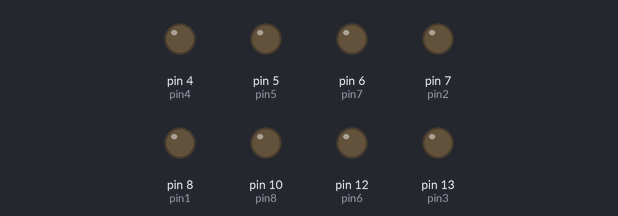
The sketch below on a simulated Arduino Uno, built with avr-gcc and run on an emulated ATmega328P. Shown: output pins drawn as LEDs (lit = HIGH).

Above: at 0.1 s.
At 6.1 s:
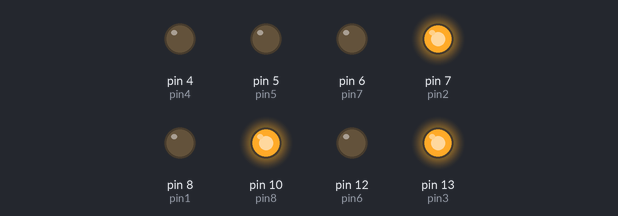
At 9.1 s:
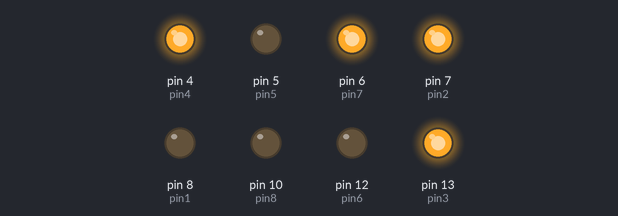
At 18.1 s:
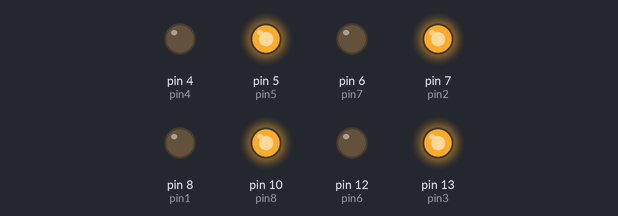
At 29.1 s:
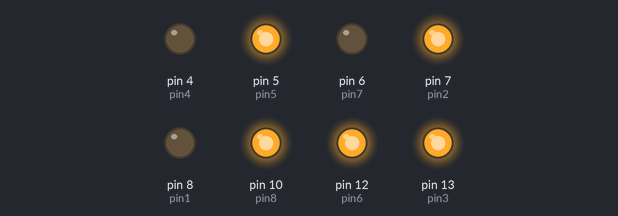
At 38.1 s:
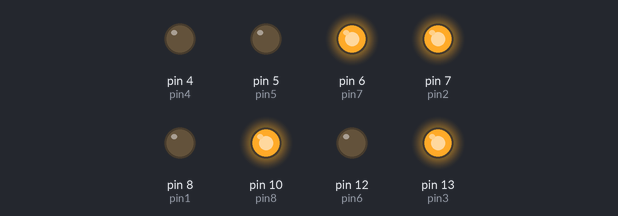
Timing chart, 0 to 39.6 s (numbered marks = the images above):
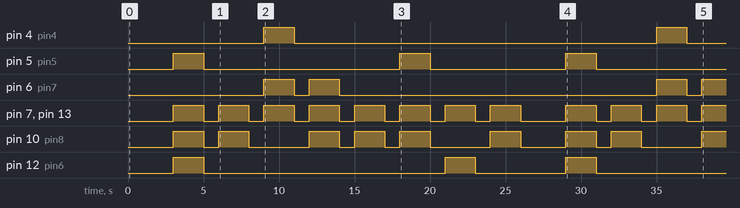

Measured:
- by itself, pin 4 (pin4): alternates HIGH for 2.0 s and LOW for 24.0 s
- by itself, pin 5 (pin5): goes HIGH 2.0 s, LOW 13.0 s, HIGH 2.0 s, LOW 9.0 s, HIGH 2.0 s, then LOW
- by itself, pin 6 (pin7): goes HIGH 2.0 s, LOW 1.0 s, HIGH 2.0 s, LOW 21.0 s, HIGH 2.0 s, LOW 1.0 s, then HIGH
- by itself, pin 7 (pin2), pin 13 (pin3): goes 7 × (HIGH 2.0 s, LOW 1.0 s), HIGH 2.0 s, LOW 3.0 s, 3 × (HIGH 2.0 s, LOW 1.0 s), then HIGH
- by itself, pin 10 (pin8): LOW → HIGH at 3.0 s, → LOW 2.0 s later, → HIGH 1.0 s later, → LOW 2.0 s later, … (17 changes in this stretch)
- by itself, pin 12 (pin6): goes HIGH 2.0 s, LOW 16.0 s, HIGH 2.0 s, LOW 6.0 s, HIGH 2.0 s, then LOW

The sketch:

Name_to_Binary.ino
```cpp
// EmanDev - (Marcaida)
// BSEE - 3A
// Microprocessor
// NAME to BINARY

int pin1 = 8;
int pin2 = 7;
int pin3 = 13;
int pin4 = 4;
int pin5 = 5;
int pin6 = 12;
int pin7 = 6;
int pin8 = 10;
int space1 = 2000;
int space0 = 1000;

void setup() {
  // put your setup code here, to run once:
  pinMode(pin1,OUTPUT);
  pinMode(pin2,OUTPUT);
  pinMode(pin3,OUTPUT);
  pinMode(pin4,OUTPUT);
  pinMode(pin5,OUTPUT);
  pinMode(pin6,OUTPUT);
  pinMode(pin7,OUTPUT);
  pinMode(pin8,OUTPUT);
}

void loop() {
  // put your main code here, to run repeatedly:
  //start
  delay(3000);

  //M 01101101
  digitalWrite(pin1,LOW);
  digitalWrite(pin2,HIGH);
  digitalWrite(pin3,HIGH);
  digitalWrite(pin4,LOW);
  digitalWrite(pin5,HIGH);
  digitalWrite(pin6,HIGH);
  digitalWrite(pin7,LOW);
  digitalWrite(pin8,HIGH);
  delay(space1);

  //off (1s short pause between chracters
  digitalWrite(pin1,LOW);
  digitalWrite(pin2,LOW);
  digitalWrite(pin3,LOW);
  digitalWrite(pin4,LOW);
  digitalWrite(pin5,LOW);
  digitalWrite(pin6,LOW);
  digitalWrite(pin7,LOW);
  digitalWrite(pin8,LOW);
  delay(space0);

  //A 01100001
  digitalWrite(pin1,LOW);
  digitalWrite(pin2,HIGH);
  digitalWrite(pin3,HIGH);
  digitalWrite(pin4,LOW);
  digitalWrite(pin5,LOW);
  digitalWrite(pin6,LOW);
  digitalWrite(pin7,LOW);
  digitalWrite(pin8,HIGH);
  delay(space1);

  //off (1s short pause between chracters
  digitalWrite(pin1,LOW);
  digitalWrite(pin2,LOW);
  digitalWrite(pin3,LOW);
  digitalWrite(pin4,LOW);
  digitalWrite(pin5,LOW);
  digitalWrite(pin6,LOW);
  digitalWrite(pin7,LOW);
  digitalWrite(pin8,LOW);
  delay(space0);

  //R 01110010
  digitalWrite(pin1,LOW);
  digitalWrite(pin2,HIGH);
  digitalWrite(pin3,HIGH);
  digitalWrite(pin4,HIGH);
  digitalWrite(pin5,LOW);
  digitalWrite(pin6,LOW);
  digitalWrite(pin7,HIGH);
  digitalWrite(pin8,LOW);
  delay(space1);

  //off (1s short pause between chracters
  digitalWrite(pin1,LOW);
  digitalWrite(pin2,LOW);
  digitalWrite(pin3,LOW);
  digitalWrite(pin4,LOW);
  digitalWrite(pin5,LOW);
  digitalWrite(pin6,LOW);
  digitalWrite(pin7,LOW);
  digitalWrite(pin8,LOW);
  delay(space0);

  //C 01100011
  digitalWrite(pin1,LOW);
  digitalWrite(pin2,HIGH);
  digitalWrite(pin3,HIGH);
  digitalWrite(pin4,LOW);
  digitalWrite(pin5,LOW);
  digitalWrite(pin6,LOW);
  digitalWrite(pin7,HIGH);
  digitalWrite(pin8,HIGH);
  delay(space1);

  //off (1s short pause between chracters
  digitalWrite(pin1,LOW);
  digitalWrite(pin2,LOW);
  digitalWrite(pin3,LOW);
  digitalWrite(pin4,LOW);
  digitalWrite(pin5,LOW);
  digitalWrite(pin6,LOW);
  digitalWrite(pin7,LOW);
  digitalWrite(pin8,LOW);
  delay(space0);

  //A 01100001
  digitalWrite(pin1,LOW);
  digitalWrite(pin2,HIGH);
  digitalWrite(pin3,HIGH);
  digitalWrite(pin4,LOW);
  digitalWrite(pin5,LOW);
  digitalWrite(pin6,LOW);
  digitalWrite(pin7,LOW);
  digitalWrite(pin8,HIGH);
  delay(space1);

  //off (1s short pause between chracters
  digitalWrite(pin1,LOW);
  digitalWrite(pin2,LOW);
  digitalWrite(pin3,LOW);
  digitalWrite(pin4,LOW);
  digitalWrite(pin5,LOW);
  digitalWrite(pin6,LOW);
  digitalWrite(pin7,LOW);
  digitalWrite(pin8,LOW);
  delay(space0);

  //I 01101001
  digitalWrite(pin1,LOW);
  digitalWrite(pin2,HIGH);
  digitalWrite(pin3,HIGH);
  digitalWrite(pin4,LOW);
  digitalWrite(pin5,HIGH);
  digitalWrite(pin6,LOW);
  digitalWrite(pin7,LOW);
  digitalWrite(pin8,HIGH);
  delay(space1);

  //off (1s short pause between chracters
  digitalWrite(pin1,LOW);
  digitalWrite(pin2,LOW);
  digitalWrite(pin3,LOW);
  digitalWrite(pin4,LOW);
  digitalWrite(pin5,LOW);
  digitalWrite(pin6,LOW);
  digitalWrite(pin7,LOW);
  digitalWrite(pin8,LOW);
  delay(space0);

  //D 01100100
  digitalWrite(pin1,LOW);
  digitalWrite(pin2,HIGH);
  digitalWrite(pin3,HIGH);
  digitalWrite(pin4,LOW);
  digitalWrite(pin5,LOW);
  digitalWrite(pin6,HIGH);
  digitalWrite(pin7,LOW);
  digitalWrite(pin8,LOW);
  delay(space1);

  //off (1s short pause between chracters
  digitalWrite(pin1,LOW);
  digitalWrite(pin2,LOW);
  digitalWrite(pin3,LOW);
  digitalWrite(pin4,LOW);
  digitalWrite(pin5,LOW);
  digitalWrite(pin6,LOW);
  digitalWrite(pin7,LOW);
  digitalWrite(pin8,LOW);
  delay(space0);

  //A 01100001
  digitalWrite(pin1,LOW);
  digitalWrite(pin2,HIGH);
  digitalWrite(pin3,HIGH);
  digitalWrite(pin4,LOW);
  digitalWrite(pin5,LOW);
  digitalWrite(pin6,LOW);
  digitalWrite(pin7,LOW);
  digitalWrite(pin8,HIGH);
  delay(space1);

  //off (1s short pause between chracters
  digitalWrite(pin1,LOW);
  digitalWrite(pin2,LOW);
  digitalWrite(pin3,LOW);
  digitalWrite(pin4,LOW);
  digitalWrite(pin5,LOW);
  digitalWrite(pin6,LOW);
  digitalWrite(pin7,LOW);
  digitalWrite(pin8,LOW);
  //no delay since it will loop back to start
}
```
